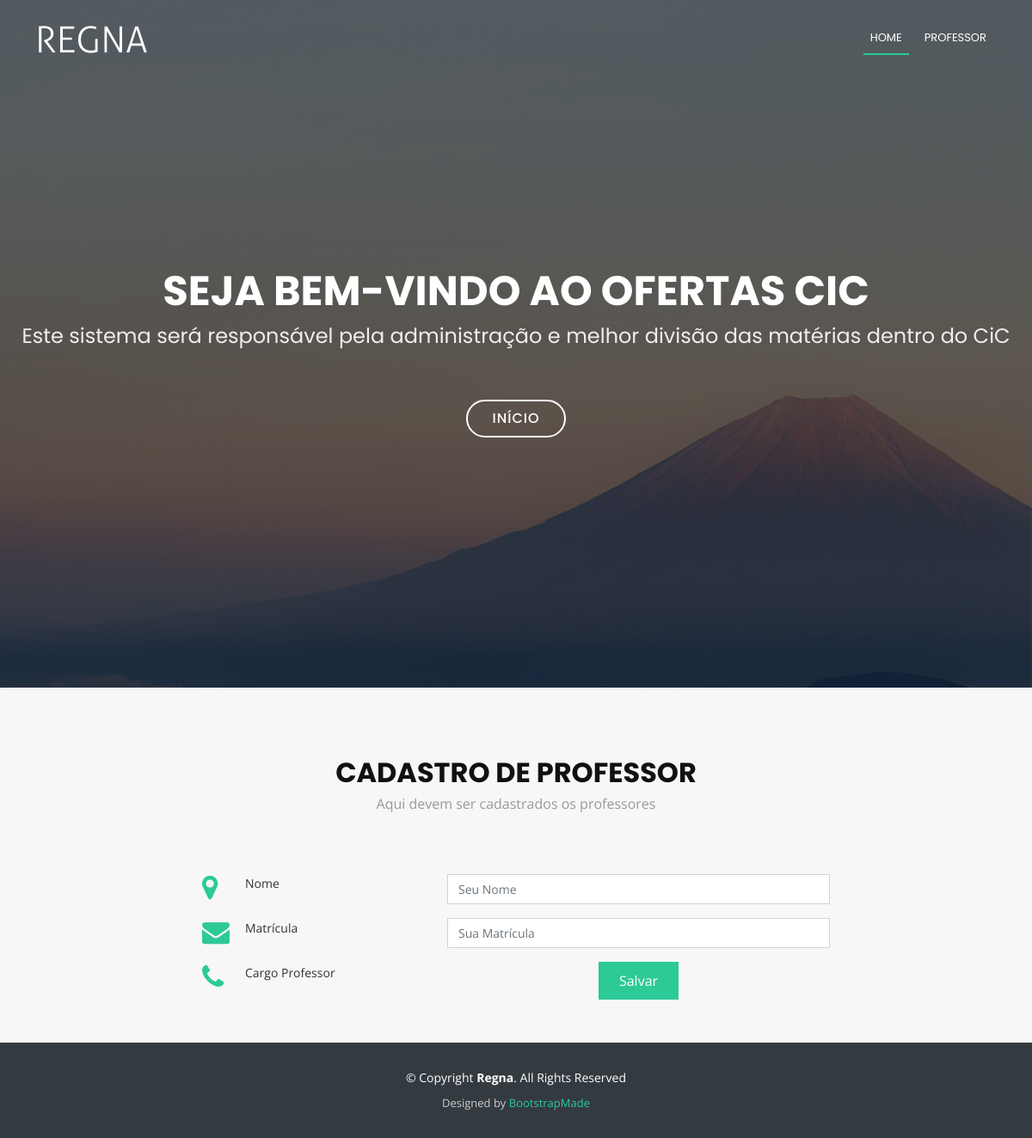
Page /cms/cadastroProfessor/ on the earlier database version.
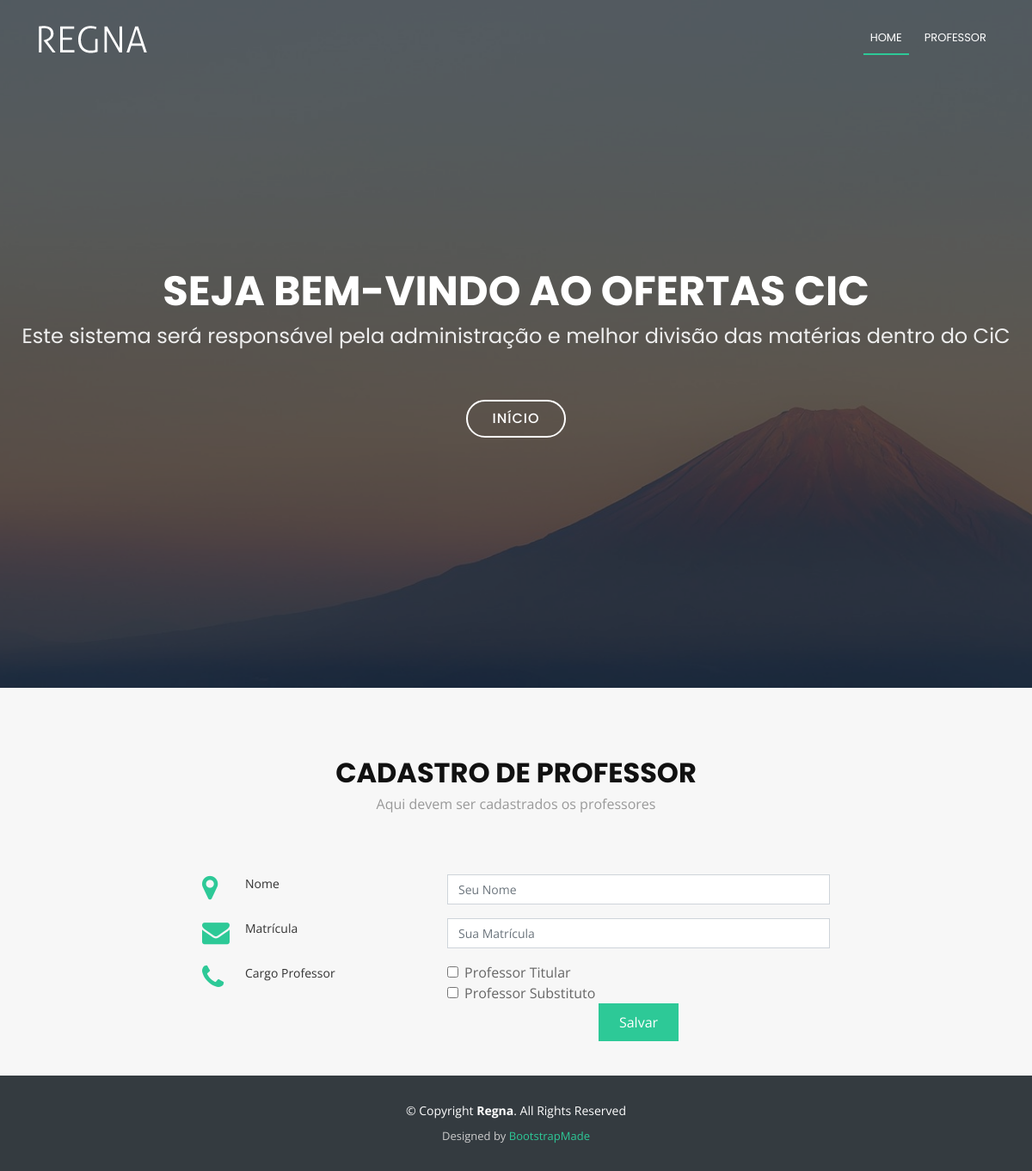
Same page on the later database version.
### cms/models.py (models this page shows)
class tipo_professor(models.Model):
    id_tipo_professor = models.AutoField(primary_key = True)
    descricao = models.CharField('Descricao do tipo de professor', max_length = 500)
    ativo = models.BooleanField(default=True)
    objects = tipo_professor_manager()

### cms/views.py (the view)
def cadastroProfessor(request):
    context = {}
    if request.method == 'POST':
        form = ProfessorForm()
        tiposProfessor = form.carregarTipoProfessor()
        nome  = request.POST.get('nome')
        print(nome + '\n')
        matricula = request.POST.get('matricula')
        print(matricula + '\n')
        for tipo in tiposProfessor:
            idTipoProfessor = request.POST.get(str(tipo.id_tipo_professor))
            print(str(idTipoProfessor) + '\n')
            if idTipoProfessor == 'on':
                tipoProfessor = tipo_professor.objects.retornarPorId(tipo.id_tipo_professor).first()
                break
        professorSalvar = professor()
        professorSalvar.ativo = True
        professorSalvar.id_tipo_professor = tipoProfessor
        professorSalvar.nome = nome
        professorSalvar.matricula = matricula
        print('Cheguei no salvar \n')
        form.salvarProfessor(professorSalvar)
    else:
        form = ProfessorForm()
        tiposProfessor = form.carregarTipoProfessor()
    context['tiposProfessor'] = tiposProfessor
    context['form'] = form
    template_name = 'oferta/cadastroProfessor.html'
    return render(request, template_name, context)

### cms/forms.py (shortened to what this page needs)
class ProfessorForm(forms.ModelForm):
    def carregarTipoProfessor(self):
        tipos = tipo_professor.objects.retornarTodos()
        return tipos
    class Meta:
        model = professor
        fields = ('id_professor', 'nome', 'matricula', 'id_tipo_professor', 'ativo')

### cms/models.py (called while the page is built)
    def retornarTodos(self):
        return self.all()

### cms/templates/oferta/cadastroProfessor.html (shortened to what this page needs)
{% extends "base.html" %}
{% load static  %}
{% block navbar %}
<ul class="nav-menu">
          <li class="menu-active"><a href="{% url 'index' %}">Home</a></li>
  <li><a href="#professor">Professor </a></li>
        </ul>
{% endblock %}
{% block content %}
<section id="contact">
      <div class="container wow fadeInUp">
        <div class="section-header">
          <h3 class="section-title">Cadastro de Professor</h3>
          <p class="section-description">Aqui devem ser cadastrados os professores</p>
        </div>
      </div>
<div class="container wow fadeInUp">
        <div class="row justify-content-center">
          <div class="col-lg-3 col-md-4">
            <div class="info">
              <div>
                <i class="fa fa-map-marker"></i>
                <p>Nome</p>
              </div>
              <div>
                <i class="fa fa-envelope"></i>
                <p>Matrícula</p>
              </div>
              <div>
                <i class="fa fa-phone"></i>
                <p>Cargo Professor</p>
              </div>
            </div>
          </div>
          <div class="col-lg-5 col-md-8">
            <div class="form">
              <form action="#professor" method="post">
                <div class="form-group">
                  <input type="text" name="nome" class="form-control" id="name" placeholder="Seu Nome" data-rule="minlen:4" data-msg="Por favor digite pelo 4 caracteres" />
                </div>
                <div class="form-group">
                  <input type="number" class="form-control" name="matricula" id="email" placeholder="Sua Matrícula"/>
                </div>
                <div class="form-check">
                  {% for tipo in tiposProfessor %}
                  <input type="checkbox" class="form-check-input" id = "{{tipo.descricao}}" name="{{tipo.id_tipo_professor}}"/>
                  <label class="form-check-label" for="{{tipo.descricao}}">{{tipo.descricao}}</label>
                  {% endfor %}
                </div>
                <div class="text-center"><button type="submit">Salvar</button></div>
              </form>
            </div>
          </div>
        </div>
      </div>
</section>
{% endblock %}

### cms/templates/base.html (shortened to what this page needs)
<!DOCTYPE html>
{% load static %}
<html lang="en">
<head>
  <link href="{% static 'Regna/lib/bootstrap/css/bootstrap.min.css' %}" rel="stylesheet">
  <link href="{% static 'Regna/lib/font-awesome/css/font-awesome.min.css' %}" rel="stylesheet">
  <link href="{% static 'Regna/lib/animate/animate.min.css' %}" rel="stylesheet">
  <link href="{% static 'Regna/css/style.css' %}" rel="stylesheet">
</head>
<body>
  <header id="header">
    <div class="container">
      <div id="logo" class="pull-left">
        <a href="#hero"><img src="{% static 'Regna/img/logo.png' %}" alt="" title="" /></img></a>
      </div>
      <nav id="nav-menu-container">
        {% block navbar %}{% endblock %}
      </nav>
    </div>
  </header>
  <section id="hero">
    <div class="hero-container">
      <h1>Seja Bem-Vindo ao Ofertas CiC</h1>
      <h2>Este sistema será responsável pela administração e melhor divisão das matérias dentro do CiC</h2>
      <a href="#about" class="btn-get-started">Início</a>
    </div>
  </section>
  <main id="main">
      {% block content %} {% endblock %}
  </main>
  <footer id="footer">
    <div class="container">
      <div class="copyright">
        &copy; Copyright <strong>Regna</strong>. All Rights Reserved
      </div>
      <div class="credits">
        Designed by <a href="https://bootstrapmade.com/">BootstrapMade</a>
      </div>
    </div>
  </footer>
</body>
</html>

### cms/static/Regna/css/style.css (style rules this page uses)
body { background: #fff; color: #666666; font-family: "Open Sans", sans-serif; }
a { color: #2dc997; }
p { padding: 0; margin: 0 0 30px 0; }
h1, h2, h3, h4, h5, h6 { font-family: "Poppins", sans-serif; font-weight: 400; margin: 0 0 20px 0; padding: 0; }
#header { padding: 30px 0; height: 92px; position: fixed; left: 0; top: 0; right: 0; transition: all 0.5s; z-index: 997; }
#header #logo { float: left; }
#header #logo img { padding: 0; margin: 0; }
#hero { width: 100%; height: 100vh; background: url(../img/hero-bg.jpg) top center; background-size: cover; position: relative; }
@media (min-width: 1024px) { #hero { background-attachment: fixed; } }
#hero:before { content: ""; background: rgba(0, 0, 0, 0.6); position: absolute; bottom: 0; top: 0; left: 0; right: 0; }
#hero .hero-container { position: absolute; bottom: 0; top: 0; left: 0; right: 0; display: flex; justify-content: center; align-items: center; flex-direction: column; text-align: center; }
#hero h1 { margin: 30px 0 10px 0; font-size: 48px; font-weight: 700; line-height: 56px; text-transform: uppercase; color: #fff; }
#hero h2 { color: #eee; margin-bottom: 50px; font-size: 24px; }
#hero .btn-get-started { font-family: "Poppins", sans-serif; text-transform: uppercase; font-weight: 500; font-size: 16px; letter-spacing: 1px; display: inline-block; padding: 8px 28px; border-radius: 50px; transition: 0.5s; margin: 10px; border: 2px solid #fff; color: #fff; }
.nav-menu, .nav-menu * { margin: 0; padding: 0; list-style: none; }
.nav-menu li { position: relative; white-space: nowrap; }
.nav-menu > li { float: left; }
#nav-menu-container { float: right; margin: 0; }
.nav-menu a { padding: 0 8px 10px 8px; text-decoration: none; display: inline-block; color: #fff; font-family: "Poppins", sans-serif; font-weight: 400; text-transform: uppercase; font-size: 13px; outline: none; }
.nav-menu > li { margin-left: 10px; }
.nav-menu > li > a:before { content: ""; position: absolute; width: 100%; height: 2px; bottom: 0; left: 0; background-color: #2dc997; visibility: hidden; -webkit-transform: scaleX(0); transform: scaleX(0); -webkit-transition: all 0.3s ease-in-out 0s; transition: all 0.3s ease-in-out 0s; }
.nav-menu a:hover:before, .nav-menu li:hover > a:before, .nav-menu .menu-active > a:before { visibility: visible; -webkit-transform: scaleX(1); transform: scaleX(1); }
.section-header .section-title { font-size: 32px; color: #111; text-transform: uppercase; text-align: center; font-weight: 700; margin-bottom: 5px; }
.section-header .section-description { text-align: center; padding-bottom: 40px; color: #999; }
#contact { background: #f7f7f7; padding: 80px 0 40px 0; }
#contact .info { color: #333333; }
#contact .info i { font-size: 32px; color: #2dc997; float: left; }
#contact .info p { padding: 0 0 10px 50px; margin-bottom: 20px; line-height: 22px; font-size: 14px; }
#contact .form input, #contact .form textarea { border-radius: 0; box-shadow: none; font-size: 14px; }
#contact .form button[type="submit"] { background: #2dc997; border: 0; padding: 10px 24px; color: #fff; transition: 0.4s; }
#footer { background: #343b40; padding: 30px 0; color: #fff; font-size: 14px; }
#footer .copyright { text-align: center; }
#footer .credits { padding-top: 10px; text-align: center; font-size: 13px; color: #ccc; }

Differences in the rows shown:
added tipo_professor: descricao "Professor Titular"
added tipo_professor: descricao "Professor Substituto"
